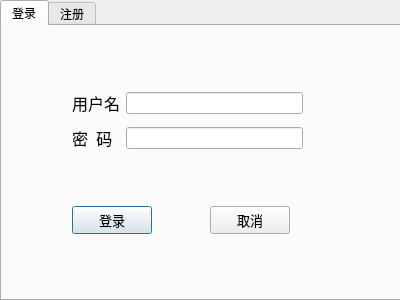
<?xml version="1.0" encoding="UTF-8"?>
<ui version="4.0">
 <class>UserManager</class>
 <widget class="QDialog" name="UserManager">
  <property name="geometry">
   <rect>
    <x>0</x>
    <y>0</y>
    <width>400</width>
    <height>300</height>
   </rect>
  </property>
  <property name="windowTitle">
   <string>用户登录/注册</string>
  </property>
  <widget class="QTabWidget" name="tabWidget">
   <property name="geometry">
    <rect>
     <x>0</x>
     <y>0</y>
     <width>401</width>
     <height>301</height>
    </rect>
   </property>
   <property name="currentIndex">
    <number>0</number>
   </property>
   <widget class="QWidget" name="userLogin">
    <property name="contextMenuPolicy">
     <enum>Qt::NoContextMenu</enum>
    </property>
    <attribute name="title">
     <string>登录</string>
    </attribute>
    <widget class="QWidget" name="layoutWidget">
     <property name="geometry">
      <rect>
       <x>70</x>
       <y>60</y>
       <width>231</width>
       <height>71</height>
      </rect>
     </property>
     <layout class="QGridLayout" name="gridLayout">
      <item row="0" column="1">
       <widget class="QLineEdit" name="loginUsername"/>
      </item>
      <item row="1" column="0">
       <widget class="QLabel" name="label_2">
        <property name="font">
         <font>
          <family>黑体</family>
          <pointsize>12</pointsize>
         </font>
        </property>
        <property name="text">
         <string>密  码</string>
        </property>
       </widget>
      </item>
      <item row="1" column="1">
       <widget class="QLineEdit" name="loginPassword">
        <property name="text">
         <string/>
        </property>
       </widget>
      </item>
      <item row="0" column="0">
       <widget class="QLabel" name="label">
        <property name="font">
         <font>
          <family>黑体</family>
          <pointsize>12</pointsize>
         </font>
        </property>
        <property name="text">
         <string>用户名</string>
        </property>
       </widget>
      </item>
     </layout>
    </widget>
    <widget class="QWidget" name="layoutWidget">
     <property name="geometry">
      <rect>
       <x>70</x>
       <y>180</y>
       <width>218</width>
       <height>29</height>
      </rect>
     </property>
     <layout class="QHBoxLayout" name="horizontalLayout">
      <item>
       <widget class="QPushButton" name="loginButton">
        <property name="font">
         <font>
          <family>微软雅黑</family>
          <pointsize>10</pointsize>
         </font>
        </property>
        <property name="text">
         <string>登录</string>
        </property>
       </widget>
      </item>
      <item>
       <spacer name="horizontalSpacer_3">
        <property name="orientation">
         <enum>Qt::Horizontal</enum>
        </property>
        <property name="sizeHint" stdset="0">
         <size>
          <width>40</width>
          <height>20</height>
         </size>
        </property>
       </spacer>
      </item>
      <item>
       <widget class="QPushButton" name="loginCancelButton">
        <property name="font">
         <font>
          <family>微软雅黑</family>
          <pointsize>10</pointsize>
         </font>
        </property>
        <property name="text">
         <string>取消</string>
        </property>
       </widget>
      </item>
     </layout>
    </widget>
   </widget>
   <widget class="QWidget" name="userRegister">
    <attribute name="title">
     <string>注册</string>
    </attribute>
    <widget class="QWidget" name="layoutWidget">
     <property name="geometry">
      <rect>
       <x>70</x>
       <y>180</y>
       <width>218</width>
       <height>29</height>
      </rect>
     </property>
     <layout class="QHBoxLayout" name="horizontalLayout_2">
      <item>
       <widget class="QPushButton" name="registerButton">
        <property name="font">
         <font>
          <family>微软雅黑</family>
          <pointsize>10</pointsize>
         </font>
        </property>
        <property name="text">
         <string>注册</string>
        </property>
       </widget>
      </item>
      <item>
       <spacer name="horizontalSpacer_4">
        <property name="orientation">
         <enum>Qt::Horizontal</enum>
        </property>
        <property name="sizeHint" stdset="0">
         <size>
          <width>40</width>
          <height>20</height>
         </size>
        </property>
       </spacer>
      </item>
      <item>
       <widget class="QPushButton" name="registerCancelButton">
        <property name="font">
         <font>
          <family>微软雅黑</family>
          <pointsize>10</pointsize>
         </font>
        </property>
        <property name="text">
         <string>取消</string>
        </property>
       </widget>
      </item>
     </layout>
    </widget>
    <widget class="QWidget" name="layoutWidget_2">
     <property name="geometry">
      <rect>
       <x>70</x>
       <y>60</y>
       <width>231</width>
       <height>71</height>
      </rect>
     </property>
     <layout class="QGridLayout" name="gridLayout_2">
      <item row="0" column="1">
       <widget class="QLineEdit" name="registerUsername"/>
      </item>
      <item row="1" column="0">
       <widget class="QLabel" name="label_3">
        <property name="font">
         <font>
          <family>黑体</family>
          <pointsize>12</pointsize>
         </font>
        </property>
        <property name="text">
         <string>密  码</string>
        </property>
       </widget>
      </item>
      <item row="1" column="1">
       <widget class="QLineEdit" name="registerPassword">
        <property name="text">
         <string/>
        </property>
       </widget>
      </item>
      <item row="0" column="0">
       <widget class="QLabel" name="label_4">
        <property name="font">
         <font>
          <family>黑体</family>
          <pointsize>12</pointsize>
         </font>
        </property>
        <property name="text">
         <string>用户名</string>
        </property>
       </widget>
      </item>
     </layout>
    </widget>
   </widget>
  </widget>
 </widget>
 <resources/>
 <connections/>
</ui>
